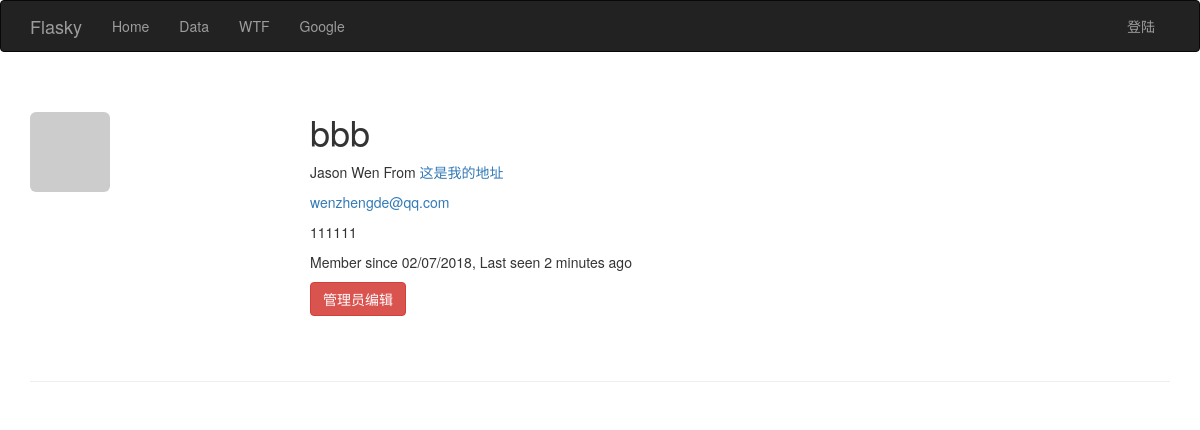
The app's page /user/bbb with its own data.
### app/models.py (models this page shows, shortened)
class User(UserMixin,db.Model):
    __tablename__ = 'users'
    id = db.Column(db.Integer, primary_key=True)
    email = db.Column(db.String(64),unique=True,index=True)
    username = db.Column(db.String(64), unique=True, index=True)
    password_hash = db.Column(db.String(128))
    role_id = db.Column(db.Integer, db.ForeignKey('roles.id'))
    confirmed = db.Column(db.Boolean,default=False)
    name = db.Column(db.String(64))
    location = db.Column(db.String(64))
    about_me = db.Column(db.Text())
    member_since = db.Column(db.DateTime(),default=datetime.utcnow)
    last_seen = db.Column(db.DateTime(),default=datetime.utcnow)
    avatar_hash = db.Column(db.String(32))
    @property
    def password(self):
        raise AttributeError('password is not a readable attribute')
    def gravatar(self,size=100,default='identicon',rating='g'):
        if request.is_secure:
            url = 'https://secure.gravatar.com/avatar'
        else:
            url = 'http://www.gravatar.com/avatar'
        hash = self.avatar_hash
        return '{url}/{hash}?s={size}&d={default}&r={rating}'.format(url=url,hash=hash,size=size,default=default,rating=rating)

### app/main/views.py (the view)
@main.route('/user/<username>')
def user(username):
    user = User.query.filter_by(username = username).first()
    if user is None:
        abort(404)
    return render_template('user.html',user=user)

### app/auth/views.py (called while the page is built)
@auth.before_app_request
def before_request():
    if current_user.is_authenticated:
        current_user.ping()
        if not current_user.confirmed and request.endpoint[:5] !='auth.':
            return  redirect(url_for('auth.unconfirmed'))

### app/main/__init__.py (called while the page is built)
@main.app_context_processor
def inject_permissions():
    return dict(Permission=Permission)

### app/templates/user.html (shortened to what this page needs)
{% extends "base.html" %}
{% block page_content %}
<div class="page-header">
    <img class="img-rounded profile-thumbnail" src="{{ user.gravatar(size=256) }}">
    <div class="profile-header">
        <h1>{{ user.username }}</h1>
        {% if user.name or user.location %}
        <p>
        {% if user.name %}
            {{ user.name }}
        {% endif %}
        {% if user.location %}
            From <a href="http://maps.google.com/?q={{ user.location }}">{{ user.location }}</a>
        {% endif %}
        </p>
    {% endif %}
    {% if current_user.is_administrator %}
    <p><a href="mailto:{{ user.email }}">{{ user.email }}</a> </p>
    {% endif %}
    {% if user.about_me %}<p>{{ user.about_me }}</p>
    {% endif %}
    <p>
        Member since {{ moment(user.member_since).format('L') }},
        Last seen {{ moment(user.last_seen).fromNow() }}
    </p>
    <p>
    {% if current_user.is_administrator %}
        <a class="btn btn-danger"
           href="{{ url_for('.edit_profile_admin',id=user.id) }}">
        管理员编辑
        </a>
    {% endif %}
    </p>
    </div>
</div>
{% endblock %}

### app/templates/base.html (shortened to what this page needs)
{% extends "bootstrap/base.html" %}
{% block head %}
{{ super() }}
    <link rel="stylesheet" type="text/css" href="{{ url_for('static', filename='styles.css') }}">
{% endblock %}
{% block navbar %}
<div class="navbar navbar-inverse" role="navigation">
    <div class="container">
        <div class="navbar-header">
            <a class="navbar-brand" href="/">Flasky</a>
        </div>
        <div class="navbar-collapse collapse">
            <ul class="nav navbar-nav">
                <li><a href="/">Home</a></li>
                <li><a href="/data">Data</a></li>
                <li><a href="/wtf">WTF</a></li>
                <li><a href="/redirect">Google</a></li>
            </ul>
            <ul class="nav navbar-nav navbar-right">
                {% if current_user.is_authenticated %}
                    <li class="dropdown">
                        <a href="#" class="dropdown-toggle" data-toggle="dropdown">{{ current_user.email }} <b class="caret"></b></a>
                        <ul class="dropdown-menu">
                            <li><a href="{{ url_for('main.user',username=current_user.username) }}">账号详情</a> </li>
                            <li><a href="{{ url_for('auth.change_password') }}">修改密码</a></li>
                            <li><a href="{{ url_for('auth.change_email_request') }}">修改Email地址</a></li>
                            <li><a href="{{ url_for('auth.logout') }}">退出</a></li>
                        </ul>
                    </li>
                {% else %}
                    <li><a href="{{ url_for('auth.login') }}">登陆</a></li>
                {% endif %}
        </div>
    </div>
</div>
{% endblock %}
{% block content %}
<div class="container">
    {% block page_content %}{% endblock %}
</div>
{% endblock %}

### app/static/styles.css (style rules this page uses)
.profile-thumbnail { position: absolute; }
.profile-header { min-height: 260px; margin-left: 280px; }

### records on screen
User: username "bbb", name "Jason Wen", location "这是我的地址", email "wenzhengde@qq.com", about_me "111111", member_since "02/07/2018", last_seen "2 minutes ago"
